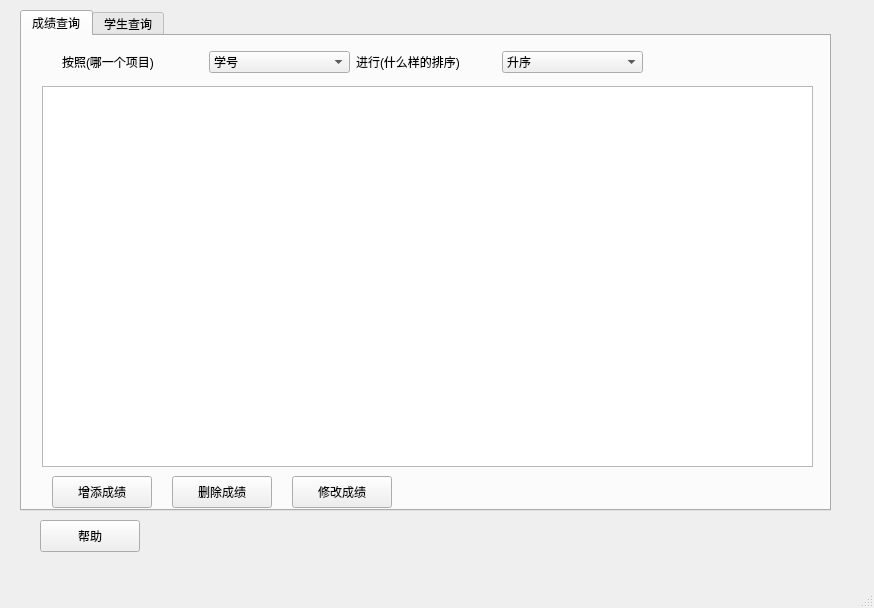
<?xml version="1.0" encoding="UTF-8"?>
<ui version="4.0">
 <class>adminview</class>
 <widget class="QMainWindow" name="adminview">
  <property name="geometry">
   <rect>
    <x>0</x>
    <y>0</y>
    <width>874</width>
    <height>608</height>
   </rect>
  </property>
  <property name="minimumSize">
   <size>
    <width>874</width>
    <height>608</height>
   </size>
  </property>
  <property name="maximumSize">
   <size>
    <width>874</width>
    <height>608</height>
   </size>
  </property>
  <property name="windowTitle">
   <string>管理员终端</string>
  </property>
  <widget class="QWidget" name="centralwidget">
   <widget class="QTabWidget" name="tabWidget">
    <property name="geometry">
     <rect>
      <x>20</x>
      <y>10</y>
      <width>811</width>
      <height>501</height>
     </rect>
    </property>
    <property name="currentIndex">
     <number>0</number>
    </property>
    <widget class="QWidget" name="scores_tab">
     <attribute name="title">
      <string>成绩查询</string>
     </attribute>
     <widget class="QTableView" name="score_table">
      <property name="geometry">
       <rect>
        <x>20</x>
        <y>50</y>
        <width>771</width>
        <height>381</height>
       </rect>
      </property>
     </widget>
     <widget class="QPushButton" name="add_score_button">
      <property name="geometry">
       <rect>
        <x>30</x>
        <y>440</y>
        <width>100</width>
        <height>32</height>
       </rect>
      </property>
      <property name="text">
       <string>增添成绩</string>
      </property>
     </widget>
     <widget class="QWidget" name="horizontalLayoutWidget_2">
      <property name="geometry">
       <rect>
        <x>40</x>
        <y>10</y>
        <width>581</width>
        <height>32</height>
       </rect>
      </property>
      <layout class="QHBoxLayout" name="horizontalLayout_2">
       <item>
        <widget class="QLabel" name="label_2">
         <property name="text">
          <string>按照(哪一个项目)</string>
         </property>
        </widget>
       </item>
       <item>
        <widget class="QComboBox" name="item_combo">
         <item>
          <property name="text">
           <string>学号</string>
          </property>
         </item>
         <item>
          <property name="text">
           <string>综合成绩</string>
          </property>
         </item>
         <item>
          <property name="text">
           <string>考试平均成绩</string>
          </property>
         </item>
         <item>
          <property name="text">
           <string>任课老师评分</string>
          </property>
         </item>
         <item>
          <property name="text">
           <string>同学互评</string>
          </property>
         </item>
         <item>
          <property name="text">
           <string>品德思想</string>
          </property>
         </item>
         <item>
          <property name="text">
           <string>语文</string>
          </property>
         </item>
         <item>
          <property name="text">
           <string>数学</string>
          </property>
         </item>
         <item>
          <property name="text">
           <string>英语</string>
          </property>
         </item>
        </widget>
       </item>
       <item>
        <widget class="QLabel" name="label_3">
         <property name="text">
          <string>进行(什么样的排序)</string>
         </property>
        </widget>
       </item>
       <item>
        <widget class="QComboBox" name="order_comBox">
         <item>
          <property name="text">
           <string>升序</string>
          </property>
         </item>
         <item>
          <property name="text">
           <string>降序</string>
          </property>
         </item>
        </widget>
       </item>
      </layout>
     </widget>
     <widget class="QPushButton" name="pushButton_2">
      <property name="geometry">
       <rect>
        <x>150</x>
        <y>440</y>
        <width>100</width>
        <height>32</height>
       </rect>
      </property>
      <property name="text">
       <string>删除成绩</string>
      </property>
     </widget>
     <widget class="QPushButton" name="edit_score">
      <property name="geometry">
       <rect>
        <x>270</x>
        <y>440</y>
        <width>100</width>
        <height>32</height>
       </rect>
      </property>
      <property name="text">
       <string>修改成绩</string>
      </property>
     </widget>
    </widget>
    <widget class="QWidget" name="tab_2">
     <attribute name="title">
      <string>学生查询</string>
     </attribute>
     <widget class="QWidget" name="horizontalLayoutWidget">
      <property name="geometry">
       <rect>
        <x>10</x>
        <y>420</y>
        <width>581</width>
        <height>51</height>
       </rect>
      </property>
      <layout class="QHBoxLayout" name="horizontalLayout">
       <item>
        <widget class="QLabel" name="label">
         <property name="text">
          <string>学号</string>
         </property>
        </widget>
       </item>
       <item>
        <widget class="QLineEdit" name="id_search_edit"/>
       </item>
       <item>
        <widget class="QPushButton" name="pushButton">
         <property name="text">
          <string>查询</string>
         </property>
        </widget>
       </item>
       <item>
        <widget class="QCheckBox" name="checkBox">
         <property name="text">
          <string>只读(不允许修改任何内容)</string>
         </property>
        </widget>
       </item>
      </layout>
     </widget>
     <widget class="Line" name="line">
      <property name="geometry">
       <rect>
        <x>20</x>
        <y>390</y>
        <width>731</width>
        <height>16</height>
       </rect>
      </property>
      <property name="orientation">
       <enum>Qt::Horizontal</enum>
      </property>
     </widget>
     <widget class="QTableView" name="studenttableView">
      <property name="geometry">
       <rect>
        <x>50</x>
        <y>70</y>
        <width>681</width>
        <height>301</height>
       </rect>
      </property>
     </widget>
     <widget class="QLCDNumber" name="lcdNumber">
      <property name="geometry">
       <rect>
        <x>60</x>
        <y>30</y>
        <width>721</width>
        <height>23</height>
       </rect>
      </property>
      <property name="font">
       <font>
        <bold>true</bold>
       </font>
      </property>
      <property name="smallDecimalPoint">
       <bool>false</bool>
      </property>
      <property name="segmentStyle">
       <enum>QLCDNumber::Outline</enum>
      </property>
     </widget>
    </widget>
   </widget>
   <widget class="QPushButton" name="help_button">
    <property name="geometry">
     <rect>
      <x>40</x>
      <y>520</y>
      <width>100</width>
      <height>32</height>
     </rect>
    </property>
    <property name="text">
     <string>帮助</string>
    </property>
   </widget>
  </widget>
  <widget class="QMenuBar" name="menubar">
   <property name="geometry">
    <rect>
     <x>0</x>
     <y>0</y>
     <width>874</width>
     <height>22</height>
    </rect>
   </property>
  </widget>
  <widget class="QStatusBar" name="statusbar"/>
 </widget>
 <resources/>
 <connections/>
</ui>
